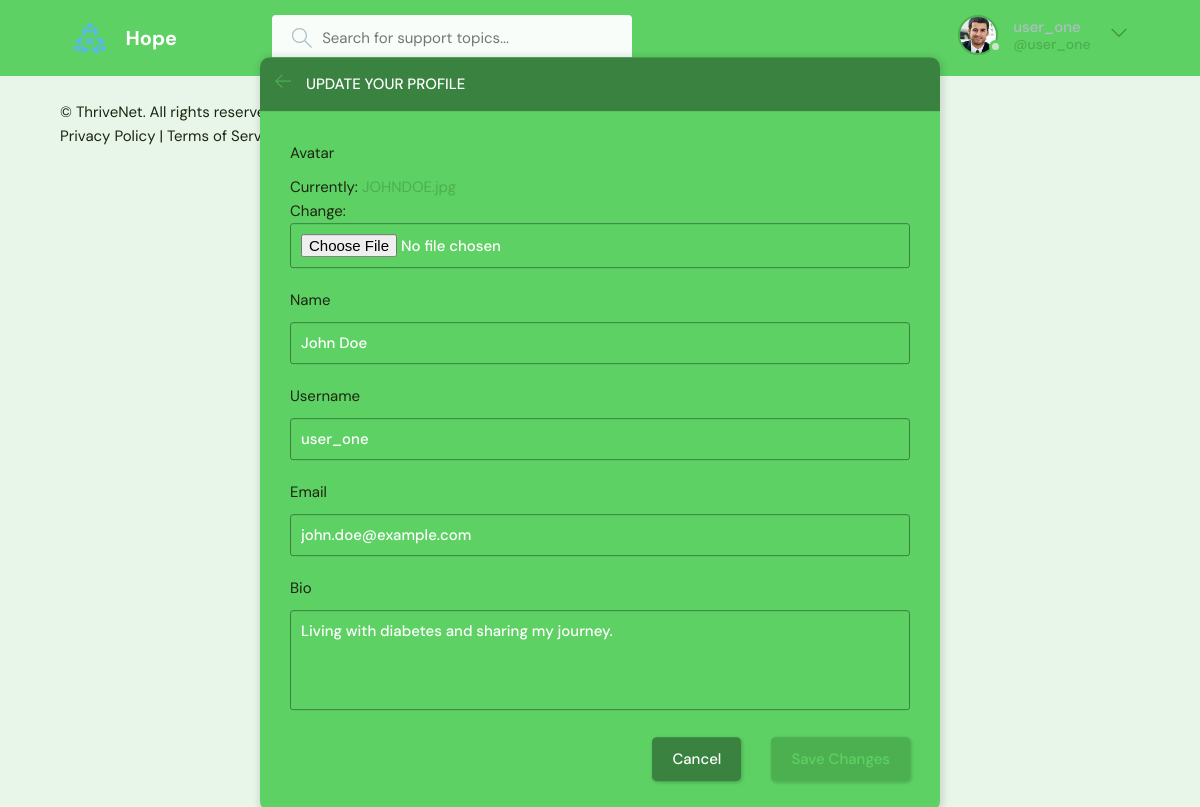
The app's page /update-user/ (signed in) with its own data.
### base/models.py (models this page shows, shortened)
class User(AbstractUser):
    name = models.CharField(max_length=200, null=True)  # User's full name
    email = models.EmailField(unique=True, null=True)  # Unique email for each user
    bio = models.TextField(null=True)  # Short biography of the user
    avatar = models.ImageField(null=True, default="avatar.svg")  # User's avatar image
    USERNAME_FIELD = 'email'  # Use email as the username field
    REQUIRED_FIELDS = []  # No additional fields required for user creation
    objects = UserManager()  # Set the custom user manager

### base/views.py (the view)
# urls.py: path('update-user/', views.updateUser, name="update-user"),  # Update user information
@login_required(login_url='login')
def updateUser(request):
    current_user = request.user
    form = UserForm(instance=current_user)
    if request.method == 'POST':
        form = UserForm(request.POST, request.FILES, instance=current_user)
        if form.is_valid():
            form.save()
            return redirect('user-profile', pk=current_user.id)
    return render(request, 'base/update-user.html', {'form': form})

### base/forms.py
class UserForm(forms.ModelForm):
    class Meta:
        model = User  # Specify the User model
        fields = ['avatar', 'name', 'username', 'email', 'bio']  # Fields to be included

### base/templates/base/update-user.html (shortened to what this page needs)
{% extends 'main.html' %}
{% block content %}
<main class="update-account layout">
  <div class="container">
    <div class="layout__box">
      <div class="layout__boxHeader">
        <div class="layout__boxTitle">
          <a href="{% url 'home' %}">
            <svg version="1.1" xmlns="http://www.w3.org/2000/svg" width="32" height="32" viewBox="0 0 32 32">
              <title>arrow-left</title>
              <path
                d="M13.723 2.286l-13.723 13.714 13.719 13.714 1.616-1.611-10.96-10.96h27.625v-2.286h-27.625l10.965-10.965-1.616-1.607z">
              </path>
            </svg>
          </a>
          <h3>Update Your Profile</h3>
        </div>
      </div>
      <div class="layout__body">
        <form class="form" action="" method="POST" enctype="multipart/form-data">
          {% for field in form %}
          <div class="form__group">
            <label for="{{ field.id_for_label }}">{{ field.label }}</label>
            {{ field }}
          </div>
          {% endfor %}
          <div class="form__action">
            <a class="btn btn--dark" href="{% url 'home' %}">Cancel</a>
            <button class="btn btn--main" type="submit">Save Changes</button>
          </div>
        </form>
      </div>
    </div>
  </div>
</main>
{% endblock content %}

### templates/navbar.html (shortened to what this page needs)
{% load static %}
<header class="header header--loggedIn">
    <div class="container">
        <a href="{% url 'home' %}" class="header__logo">
            <img src="{% static 'images/logo.svg' %}" alt="Hope Logo" />
            <h1>Hope</h1>
        </a>
        <form class="header__search" method="GET" action="{% url 'home' %}">
            <label>
                <input name="q" placeholder="Search for support topics..." />
            </label>
        </form>
        <nav class="header__menu">
            {% if request.user.is_authenticated %}
            <div class="header__user">
                <a href="{% url 'update-user' %}">
                    <div class="avatar avatar--medium active">
                        <img src="{{ request.user.avatar.url }}" alt="{{ request.user.username }}'s avatar" />
                    </div>
                    <p>{{ request.user.username }} <span>@{{ request.user.username }}</span></p>
                </a>
                <button class="dropdown-button">
                    <svg version="1.1" xmlns="http://www.w3.org/2000/svg" width="32" height="32" viewBox="0 0 32 32">
                        <title>chevron-down</title>
                        <path d="M16 21l-13-13h-3l16 16 16-16h-3l-13 13z"></path>
                    </svg>
                </button>
            </div>
            {% else %}
            <a href="{% url 'login' %}">
                <img src="{% static 'images/avatar.svg' %}" alt="Login Icon" />
                <p>Login</p>
            </a>
            {% endif %}
        </nav>
    </div>
</header>

### records on screen
User: user.avatar (picture), user.username "user_one", form "John Doe" "user_one" "john.doe@example.com" "Living with diabetes and sharing my journey."

### other values on screen
{{ field.label }} "Avatar" "Name" "Username" "Email" "Bio"
